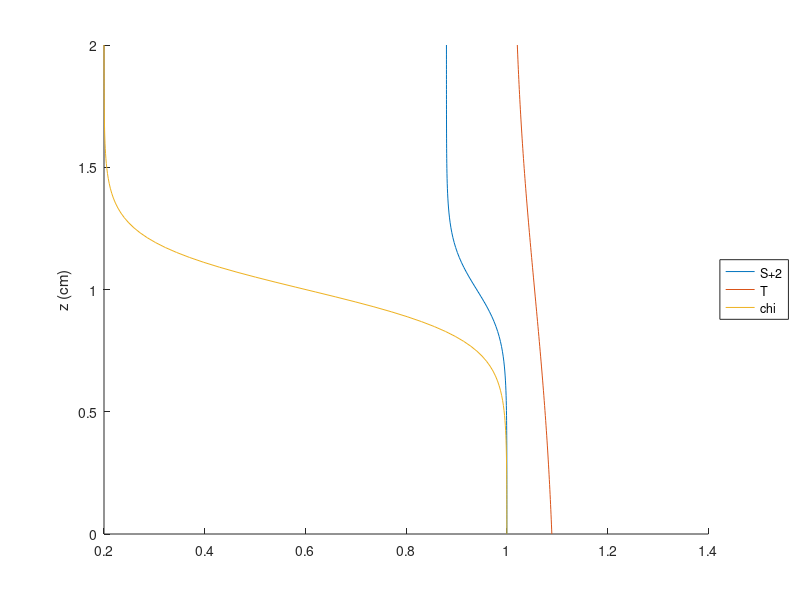

The MATLAB source for this figure: (Note: this script raises an error after producing the figure.)
close all;
clear all;


z = linspace(0,2,100); %cm

H = NaN*z;
S = NaN*z;

p.St = 5;
p.Le = 200;
p.C = 1.15;
p.thetaInf = 1.001;
p.cp = 1;
p.pc = 1e-5;
p.thetaEutectic = 0;
p.ThetaEutectic = -p.thetaEutectic;

HTop = 2.5; %6.01;
Hbottom = 6.1;

Hmin = 2.0;
Hav = (Hbottom + Hmin)/2;

Tbottom = Hbottom - 5;
Tice = 1.01;
Tav = (Tbottom+Tice)/2;

blSize = 1;
blsizeChi = 0.2;

% ice depth
h =  z(end)/2;
z_h = min(find(z>h));
z_top = round(0.9*length(z));
htop = z(end) - z(z_top);
% 
T = Tav -  (Tbottom-Tav)*tanh((z-h)/blSize);
%T(z_top:end) = p.thetaInf - (p.thetaInf)*(z(z_top:end)-z(z_top))/htop;

Sice = -1.12; Sbottom = -1; Sav = (Sice+Sbottom)/2;
S = Sav + (Sice-Sav)*tanh((z-h)/blsizeChi);

chiMin = 0.2; chiAv = (1+chiMin)/2;
%chi = 1 + 0*z;
chi = chiAv  - (1-chiAv)*tanh((z-h)/blsizeChi);

%S = -1 + 0*z;
%S(z_h:end) = Sl(z_h:end).*chi(z_h:end);
H = p.St*chi + T;


%H(1:end) = p.St+p.thetaInf;
%H(z_h:end) = H(z_h) -3.5 ; %max(0.8,H(z_h) -3.5 - sqrt((z(z_h:end)-h))*0.005);
%H = Hav - (Hbottom-Hav)*tanh(z-h);
%H(z_top:end) = Hmin + (HTop-Hmin)* (z(z_top:end)-z(z_top))/(z(end)-z(z_top));
%
%S = -1+0*z;
figure();
hold on;
%plot(H, z, '-');
plot(S+2, z, '-');
plot(T, z, '-');
plot(chi, z, '-');

hold off
ylabel('z (cm)');

legend({'S+2', 'T', 'chi'}, 'location', 'eastoutside');


% Compute resulting temperature and porosity
[T,Sl, Ss, chi, HS, HE, HL] = computeEnthalpyVariables(H,S,p);

figure();
hold on;
plot(H, z, '-');
plot(HS, z, '-');
plot(HE, z, '-');
plot(HL, z, '-');

hold off
ylabel('z (cm)');

legend({'H','$H_S$', '$H_E$', '$H_L$'}, 'location', 'eastoutside');


figure();
hold on;
%plot(H, z, '-');
plot(S+2, z, '-');
plot(T, z, '-');
plot(chi, z, '-');
plot(Sl+2, z, '-');

hold off
ylabel('z (cm)');

legend({'S+2', 'T', 'chi', 'Sl+2'}, 'location', 'eastoutside');